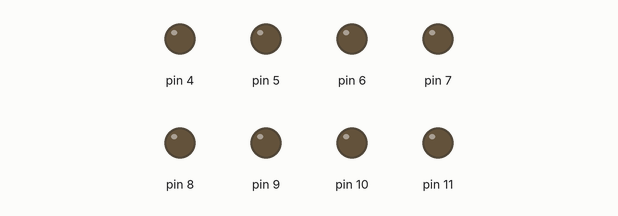
Bench run of a sketch on a simulated Arduino Uno, built with avr-gcc and run on an emulated ATmega328P. Parts: output pins drawn as LEDs (lit = HIGH).

Above: at 2.0 s.
At 4.2 s:
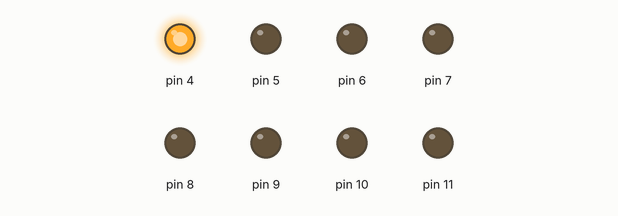
At 5.7 s:
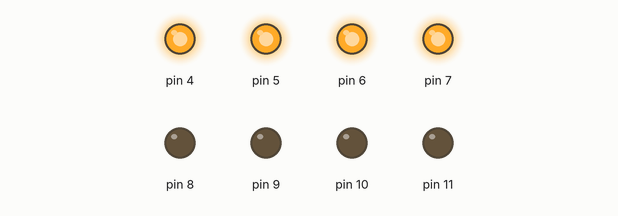
At 6.7 s:
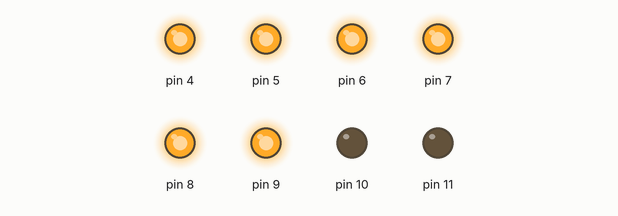
At 7.7 s:
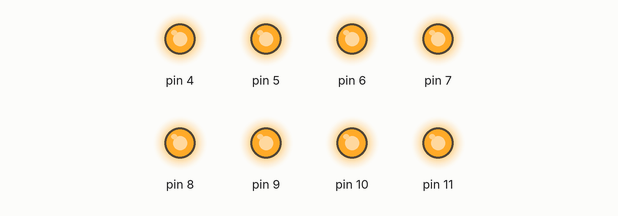
At 9.7 s:
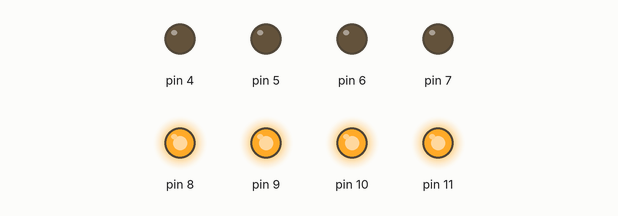
Timing chart, 0 to 10.4 s (numbered marks = the images above):
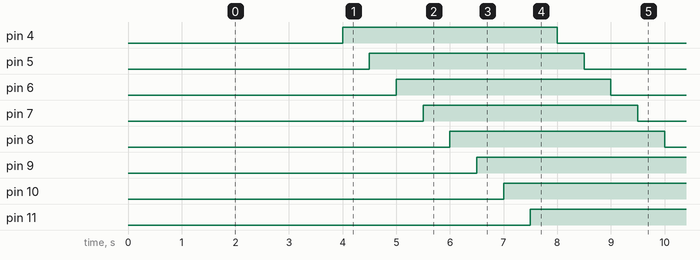

The sketch:

RelayBoardTest.ino
```cpp
void setup() {
  // put your setup code here, to run once:
  pinMode(4, OUTPUT);
  pinMode(5, OUTPUT);
  pinMode(6, OUTPUT);
  pinMode(7, OUTPUT);
  pinMode(8, OUTPUT);
  pinMode(9, OUTPUT);
  pinMode(10, OUTPUT);
  pinMode(11, OUTPUT);
}

void loop() {
  for (int i = 0; i < 8; i++)
  {
    digitalWrite(i + 4, LOW);
    delay(500);
  }
  for (int i = 0; i < 8; i++)
  {
    digitalWrite(i + 4, HIGH);
    delay(500);
  }
}
```

Measured:
- by itself, pin 4–11: alternates HIGH for 4.0 s and LOW for 4.0 s
- by itself, everything shown: repeats every 8.0 s, in 16 steps
